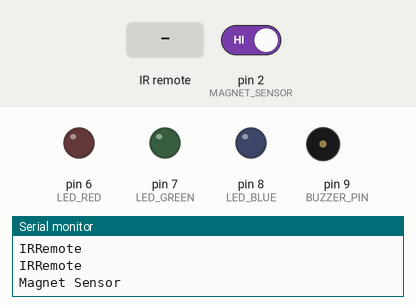
Bench run of a sketch on a simulated Arduino Uno, built with avr-gcc and run on an emulated ATmega328P. On the bench: output pins drawn as LEDs (lit = HIGH), buzzer (waves = sounding), the last lines printed to the serial monitor. Dashed ring = blinking. The test bench sets the inputs (shaded band); at power-on: pin 2 (MAGNET_SENSOR) HIGH.

Above: at 1.2 s.
1.3 s: infrared code 0xE916FF00 received
At 2.4 s:
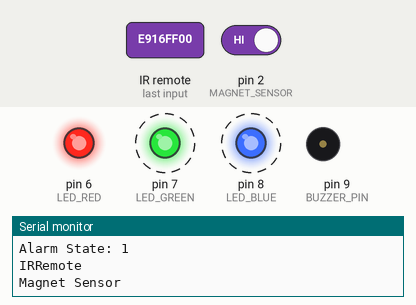
4.3 s: infrared code 0xF20DFF00 received
At 4.3 s:
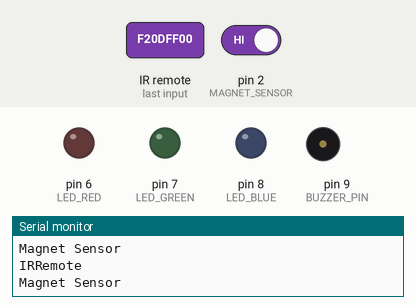
5.9 s: infrared code 0xFFFFFFFF received
At 6.3 s:
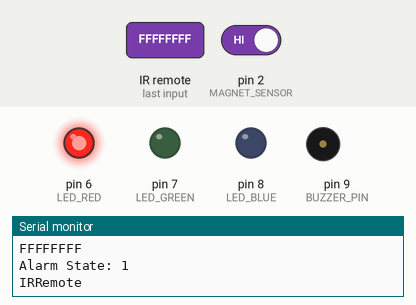
Timing chart, 0 to 14.9 s (numbered marks = the images above; inputs shaded):
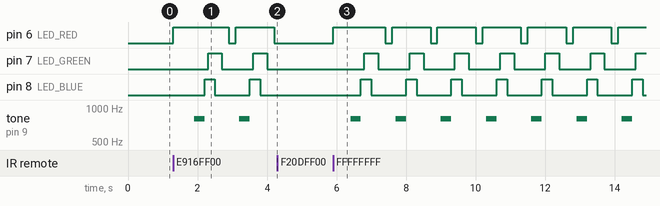

Measured:
- after the input at 1.3 s, pin 6 (LED_RED): LOW → HIGH at once, → LOW 1.6 s later, → HIGH 0.20 s later, → LOW 1.1 s later; pin 7 (LED_GREEN): alternates HIGH for 0.40 s and LOW for 0.90 s, starting after 1.0 s
- after the input at 4.3 s, pin 6 (LED_RED): stays LOW (without the input it goes to HIGH after 0.10 s); pin 7 (LED_GREEN): stays LOW (without the input it goes to HIGH after 0.60 s); pin 8 (LED_BLUE): stays LOW (without the input it goes to HIGH after 0.50 s); tone on pin 9 (BUZZER_PIN): stays silent (without the input it goes to 800 Hz after 0.20 s)
- after the input at 5.9 s, pin 6 (LED_RED): LOW → HIGH at once, then repeats every 1.3 s: LOW 0.20 s, HIGH 1.1 s; pin 7 (LED_GREEN): alternates HIGH for 0.40 s and LOW for 0.90 s, starting after 0.90 s

The sketch:

alarm_system.ino
```cpp
#include <IRremote.h>

// EACH CONTROLLER MIGHT HAVE A DIFFERENT BUTTON LAYOUT
// WE NEED TO INDIVIDUALLY CHECK WHAT BUTTON TO USE
// #define BTN_ON 0xFF6897
// #define BTN_OFF 0xFF9867

#define BTN_ON 0XE916FF00
#define BTN_OFF 0xF20DFF00
#define BUZZER_PIN 9

// declare and init variables
const int IR_RECEIVE_PIN = 10;
const int LED_BLUE = 8; // USE a 100 ohm resistor
const int LED_RED = 6; // USE a 100 ohm resistor
const int LED_GREEN = 7; // USE a 100 ohm resistor

const int MAGNET_SENSOR = 2;
int sensorState = 0;
int alarmTriggered = 0;  // this state holds data when the alarm is triggered in mangent sensor
bool alarmState = false; // for handling the code when the alarm is on
bool isAlarmTriggered = false; // this bool helps with turning the lights and buzzer on

const unsigned long eventTime_1_IRRemote = 400; // interval in ms
const unsigned long eventTime_2_MagnetRead = 900; // interval in ms
unsigned long prevTime_1 = 0; // this helps keep our program time to aid with running multiple sensors
unsigned long prevTime_2 = 0; // this helps keep our program time to aid with running multiple sensors

uint32_t prev; // will store a 32bit unsinged int value


/**
 * Code set up as usual
 * MAKE SURE TO PLACE SET UP CODE FOR ALL COMPONENTS HERE
 */

void setup() {
  // put your setup code here, to run once:
  Serial.begin(9600); // set up port
  IrReceiver.begin(IR_RECEIVE_PIN, ENABLE_LED_FEEDBACK); // start the reciever
  pinMode(LED_RED, OUTPUT); // start the RED_LED
  pinMode(LED_GREEN,OUTPUT); // start the LED_GREEN
  pinMode(LED_BLUE,OUTPUT); // start the LED_BLUE
  pinMode(MAGNET_SENSOR, INPUT_PULLUP); // start the magnetic sensor
  pinMode(BUZZER_PIN, OUTPUT); // start the buzzer
  Serial.print("Enabling pin: "); // test to see if our reciever is in the correct spot
  Serial.println(IR_RECEIVE_PIN); // test to see if our reciever is in the correct spot

}

void loop() {
  unsigned long currTime = millis();

  // Since these control the state of the alarm they
  // should always be reading
  readFromIrRemote();
  alarmIsSet();

  // setting up the first event
  if(currTime - prevTime_1 >= eventTime_1_IRRemote){
    Serial.println("IRRemote ");
    //readFromIrRemote();
    readFromIrRemote();
    IrReceiver.resume(); // recieve next value
    // "Resetting" time for next event
    prevTime_1 = currTime;
  }

   // setting up the first event
  if(currTime - prevTime_2 >= eventTime_2_MagnetRead){
    Serial.println("Magnet Sensor");
    if(alarmState == 1){
        readFromMagnetSensor(MAGNET_SENSOR);
        IrReceiver.resume(); // recieve next value
    }
    else{
      readFromIrRemote();
      IrReceiver.resume(); // recieve next value
    }

    // "Resetting" time for next event
    prevTime_2 = currTime;
  }
  IrReceiver.resume(); // recieve next value
}


/**
 * This function will handle the IR Reciever and IR Remote Controller
 * interactions.
 *
 * If the star button is pressed on the remote then the alarm will be armed.
 * To dissarm the alarm, we must press the pound button on the remote
 *
 * Author: Robert Ortiz
 * 2/22/21
 */

 void  readFromIrRemote(){
  // if we receive some signal from the remote then we should handle that
  if(IrReceiver.decode()){

    // UNCOMMENT LINE BELOW TO PRINT REMOTE VALUES TO CONSOLE
    Serial.println(IrReceiver.decodedIRData.decodedRawData,HEX);

    // The remote by default will read zero so we should treat that as noise
    if(IrReceiver.decodedIRData.decodedRawData == 0xFFFFFFFF){
      IrReceiver.decodedIRData.decodedRawData = prev;
    }

    // IN THE CASE WHERE THE ALARM IS ARMED, THEN alarmState = 1
    // IN THE CASE WHERE THE ALARM IS DISSARMED,THEN  alarmState = 0
    switch(IrReceiver.decodedIRData.decodedRawData){
      // if the star button is pressed then turn the light on
      case BTN_ON:
        Serial.println("Alarm Armed");
        alarmState = 1; // set state to on
        alarmTriggered +=1;
        break;

      // if the pound button is pressed, then turn the light off
      case BTN_OFF:
        Serial.println("Alarm Off");
        alarmState = 0; // set state to off
        break;

      default:
        if(alarmTriggered >= 1){
          if(alarmState == 1)
            alarmState = 0;
          if(alarmState == 0)
            alarmState = 1;
        }
        break;
    }

    Serial.print("Alarm State: ");
    Serial.println(alarmState);
  }
 }


/**
 * This function will contain the logic for when the alarm is set.
 * In here you can find all the logic and functions that interact
 * with the system when the alarm is armed.
 *
 * Author: Robert Ortiz
 * 2/25/21
 */
 void alarmIsSet(){
      if(alarmState == 1){
       lightAlarmOn(LED_RED); // blinks Red LED  to indicate the alarm system is on
      }
      else{
        digitalWrite(LED_RED,LOW);
      }
 }


/**
 * This function will be in charge of turning one of the LEDs on
 * to allow the user to know when the alarm is on or off.
 *
 * @params LED : the led pin we wish to turn on
 * Author: Robert Ortiz
 */
void lightAlarmOn(int LED){
    digitalWrite(LED, HIGH);     // turn RED LED ON
    delay(100);                  // wait for 200ms
}
 /**
 * This function will blink the LEDS when the alarm is triggered
 *
 * Author: Nga Le
 * 2/22/21
 */
void blinkLED(){
    digitalWrite(LED_BLUE, HIGH);    // turn on LED1
    delay(100);                  // wait for 200ms
    digitalWrite(LED_GREEN, HIGH);    // turn on LED2
    delay(100);                  // wait for 200ms
    digitalWrite(LED_RED, HIGH);    // turn on LED3
    delay(100);                  // wait for 200ms
    digitalWrite(LED_BLUE, LOW);     // turn off LED1
    delay(200);                  // wait for 300ms
    digitalWrite(LED_GREEN, LOW);     // turn off LED2
    delay(200);                  // wait for 300ms
    digitalWrite(LED_RED, LOW);     // turn off LED3
    delay(200);                  // wait for 300ms before running program all over again
}

/**
 * This function is in charge of reading the from the magnetic sensor.
 * When the sensor switch is set to HIGH that means that the alarm has
 * been triggered by sepearting the magents. When it is in the LOW state,
 * the alarm is in tact.
 *
 * Author: Quyen Luu
 *
 * @params sensor: The pin that our sensor is connected to
 */
void readFromMagnetSensor(int sensor){
  sensorState = digitalRead(sensor);
  if(sensorState == HIGH && alarmState >= 1){
    isAlarmTriggered = true;
  }
  if(isAlarmTriggered == true && alarmState != 0){
    buzz(BUZZER_PIN);
    blinkLED();
  }
  else{
    isAlarmTriggered = false;
    IrReceiver.resume(); // recieve next value
    readFromIrRemote();
  }
}

 /*
 * This function sounds the buzzer when the alarm is triggered. In this function
 * we utilize the included libraries like tone and noTone that allow us to controll
 * the Buzzer
 *
 * Author: Joyce Pham
 */
void buzz(int BUZZZ) {
  tone(BUZZZ, 800);
  delay(300);
  noTone(BUZZZ);
  //delay(100);
}
```
